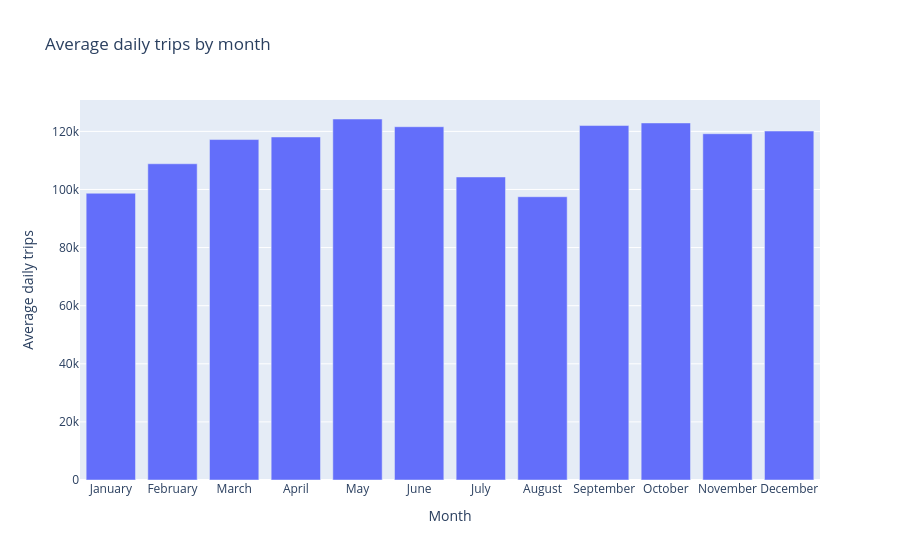

Notebook cell for this chart:
### Code cell
month_daily = (
    taxi.groupby(["pickup_date", "year", "month", "month_name"], as_index=False)
    .agg(total_trips=("trip_count", "sum"))
)

month_seasonality = (
    month_daily.groupby(["month", "month_name"], as_index=False)
    .agg(avg_daily_trips=("total_trips", "mean"))
    .sort_values("month")
)

fig = px.bar(
    month_seasonality,
    x="month_name",
    y="avg_daily_trips",
    title="Average daily trips by month",
    labels={"month_name": "Month", "avg_daily_trips": "Average daily trips"}
)

fig.show()

### Figure 1 — Plotly figure (JSON) as saved in the notebook; plotly's stock layout.template omitted (floating-point values rounded to 4 significant figures)
{"data": [{"hovertemplate": "Month=%{x}<br>Average daily trips=%{y}<extra></extra>", "legendgroup": "", "marker": {"color": "#636efa", "pattern": {"shape": ""}}, "name": "", "orientation": "v", "showlegend": false, "textposition": "auto", "type": "bar", "x": ["January", "February", "March", "April", "May", "June", "July", "August", "September", "October", "November", "December"], "xaxis": "x", "y": [98710.0, 108800.0, 117200.0, 118100.0, 124300.0, 121600.0, 104300.0, 97510.0, 122000.0, 122900.0, 119200.0, 120100.0], "yaxis": "y"}], "layout": {"barmode": "relative", "legend": {"tracegroupgap": 0}, "title": {"text": "Average daily trips by month"}, "xaxis": {"anchor": "y", "domain": [0, 1], "title": {"text": "Month"}}, "yaxis": {"anchor": "x", "domain": [0, 1], "title": {"text": "Average daily trips"}}}}
